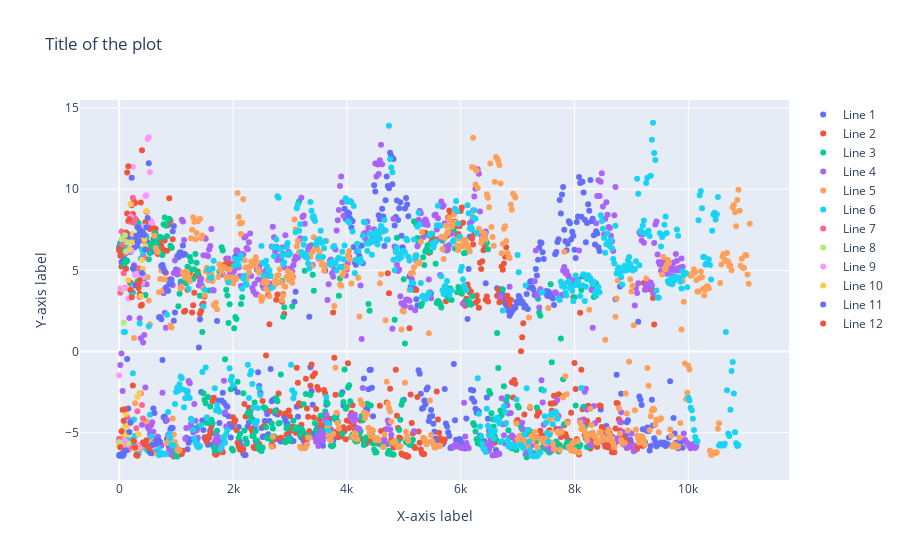

Notebook source saved alongside this figure:
### Code cell
#### LINE PLOT TOO MESSY. MAKE IT INTERACTIVE

import plotly.graph_objs as go

# Create a plotly figure
int_fig = go.Figure()

# Add traces to the plotly figure
for i, partition in enumerate(entire_labels_partition_time):
    int_fig.add_trace(go.Scatter(x=partition['time'], y=partition['pca_feature_0'], mode='markers', name=f'Label {i+1}'))

# Update layout of the plotly figure
int_fig.update_layout(title='Title of the plot',
                  xaxis_title='X-axis label',
                  yaxis_title='Y-axis label')

# Show the plotly figure
int_fig.show()

### Figure 1 — Plotly figure (JSON) as saved in the notebook; plotly's stock layout.template omitted (floating-point values rounded to 4 significant figures; data arrays with more than 128 entries replaced by an {"elided": "..."} marker saying what was removed)
{"data": [{"mode": "markers", "name": "Line 1", "type": "scatter", "x": {"elided": "496 int values"}, "y": {"elided": "496 float values"}}, {"mode": "markers", "name": "Line 2", "type": "scatter", "x": {"elided": "471 int values"}, "y": {"elided": "471 float values"}}, {"mode": "markers", "name": "Line 3", "type": "scatter", "x": {"elided": "420 int values"}, "y": {"elided": "420 float values"}}, {"mode": "markers", "name": "Line 4", "type": "scatter", "x": {"elided": "508 int values"}, "y": {"elided": "508 float values"}}, {"mode": "markers", "name": "Line 5", "type": "scatter", "x": {"elided": "555 int values"}, "y": {"elided": "555 float values"}}, {"mode": "markers", "name": "Line 6", "type": "scatter", "x": {"elided": "545 int values"}, "y": {"elided": "545 float values"}}, {"mode": "markers", "name": "Line 7", "type": "scatter", "x": [0, 20, 40, 60, 80, 100, 120, 140, 160, 180, 200, 220, 240, 260, 280, 300, 320, 340, 360, 380, 400, 420, 440], "y": [-5.376, 3.621, 7.39, 6.59, 4.826, 3.905, 6.054, -4.029, -5.652, -5.892, 7.984, 9.066, 9.465, 7.927, 8.168, -4.732, -3.679, 5.13, 3.352, -2.571, -3.301, -4.124, 5.781]}, {"mode": "markers", "name": "Line 8", "type": "scatter", "x": [0, 20, 40, 60, 80, 100, 120, 140, 160, 180], "y": [-5.593, -5.726, 6.919, 3.856, 1.77, 7.155, 6.156, 6.725, -5.663, -5.123]}, {"mode": "markers", "name": "Line 9", "type": "scatter", "x": [0, 20, 40, 60, 80, 100, 120, 140, 160, 180, 200, 220, 240, 260, 280, 300, 320, 340, 360, 380, 400, 420, 440, 460, 480, 500, 520, 540, 560, 580, 600, 620], "y": [-1.463, 3.899, -6.379, -4.888, -4.285, -5.516, -5.935, 3.915, 3.269, 6.257, 8.315, 6.21, 11.38, 5.351, 4.704, 4.783, -5.926, -5.957, -5.743, -5.789, 4.182, 4.593, 7.7, 9.582, 9.622, 13.08, 13.2, 11.03, 8.024, 7.918, -5.713, -5.819]}, {"mode": "markers", "name": "Line 10", "type": "scatter", "x": [0, 20, 40, 60, 80, 100, 120, 140, 160, 180, 200, 220, 240, 260, 280, 300, 320, 340, 360, 380, 400, 420, 440, 460, 480], "y": [-5.844, -5.882, -5.911, -5.949, -4.719, -5.116, -3.843, -4.579, 4.408, 6.308, 9.068, 6.727, 7.216, 4.041, -5.965, -5.96, -2.799, -5.092, -2.562, 3.408, 5.636, 5.09, 6.888, 6.499, 8.654]}, {"mode": "markers", "name": "Line 11", "type": "scatter", "x": [0, 20, 40, 60, 80, 100, 120, 140, 160, 180, 200, 220, 240, 260, 280, 300, 320, 340, 360, 380, 400, 420, 440, 460, 480, 500, 520, 540, 560, 580, 600, 620, 640, 660, 680, 700, 720, 740, 760, 780, 800, 820, 840, 860, 880, 900, 920, 940, 960], "y": [-6.419, -6.391, -6.299, -6.389, -6.337, -6.111, -6.081, -0.4635, -3.503, -4.957, -4.393, 10.7, 5.104, 5.279, 4.081, 7.127, 7.651, 6.79, 7.23, 7.434, 4.832, 7.332, 7.18, 6.276, 7.652, 8.221, 11.59, -6.2, -6.259, -5.757, -3.513, -3.793, -5.702, -5.514, -5.435, -5.549, -5.567, 5.262, 5.322, 5.093, 4.915, 3.946, 3.739, 3.737, 4.134, 4.456, 4.212, 7.411, 7.731]}, {"mode": "markers", "name": "Line 12", "type": "scatter", "x": [0, 20, 40, 60, 80, 100, 120, 140, 160, 180, 200, 220, 240, 260, 280, 300, 320, 340, 360, 380, 400, 420, 440, 460, 480, 500, 520], "y": [6.309, -5.889, -4.908, -3.583, -4.259, -3.552, 5.09, 11.03, 11.41, 8.151, 3.791, 3.334, -2.093, -5.514, -5.911, -6.371, -6.422, 4.141, 4.388, 9.173, 12.39, -5.596, -5.708, -5.613, -5.472, -5.812, -5.974]}], "layout": {"title": {"text": "Title of the plot"}, "xaxis": {"title": {"text": "X-axis label"}}, "yaxis": {"title": {"text": "Y-axis label"}}}}
